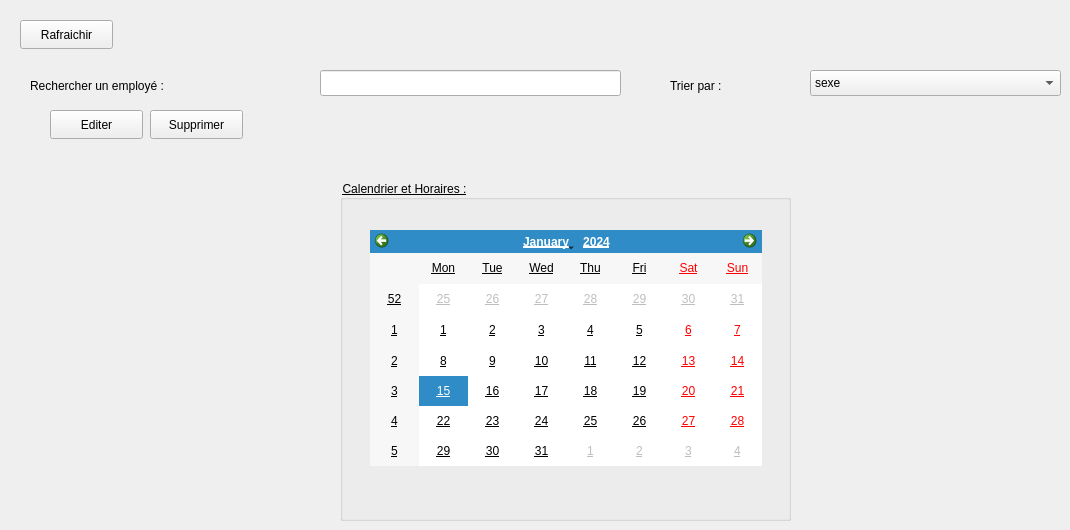
           <widget class="QWidget" name="tab_16">
            <attribute name="title">
             <string>Recherche</string>
            </attribute>
            <widget class="QLabel" name="label_8">
             <property name="geometry">
              <rect>
               <x>30</x>
               <y>70</y>
               <width>281</width>
               <height>31</height>
              </rect>
             </property>
             <property name="styleSheet">
              <string notr="true">font: 600 14pt &quot;Segoe UI&quot;;</string>
             </property>
             <property name="text">
              <string>Rechercher un employé :</string>
             </property>
            </widget>
            <widget class="QLineEdit" name="lineEdit_10">
             <property name="geometry">
              <rect>
               <x>320</x>
               <y>70</y>
               <width>301</width>
               <height>26</height>
              </rect>
             </property>
            </widget>
            <widget class="QLabel" name="label_9">
             <property name="geometry">
              <rect>
               <x>670</x>
               <y>70</y>
               <width>141</width>
               <height>31</height>
              </rect>
             </property>
             <property name="styleSheet">
              <string notr="true">font: 600 14pt &quot;Segoe UI&quot;;</string>
             </property>
             <property name="text">
              <string>Trier par :</string>
             </property>
            </widget>
            <widget class="QComboBox" name="comboBox">
             <property name="geometry">
              <rect>
               <x>810</x>
               <y>70</y>
               <width>251</width>
               <height>26</height>
              </rect>
             </property>
             <item>
              <property name="text">
               <string>sexe</string>
              </property>
             </item>
             <item>
              <property name="text">
               <string>date d'embauche</string>
              </property>
             </item>
             <item>
              <property name="text">
               <string>poste</string>
              </property>
             </item>
             <item>
              <property name="text">
               <string>salaire</string>
              </property>
             </item>
            </widget>
            <widget class="QPushButton" name="pushButton_11">
             <property name="geometry">
              <rect>
               <x>50</x>
               <y>110</y>
               <width>93</width>
               <height>29</height>
              </rect>
             </property>
             <property name="text">
              <string>Editer</string>
             </property>
            </widget>
            <widget class="QPushButton" name="pushButton_12">
             <property name="geometry">
              <rect>
               <x>20</x>
               <y>20</y>
               <width>93</width>
               <height>29</height>
              </rect>
             </property>
             <property name="text">
              <string>Rafraichir</string>
             </property>
            </widget>
            <widget class="QPushButton" name="pushButton_13">
             <property name="geometry">
              <rect>
               <x>150</x>
               <y>110</y>
               <width>93</width>
               <height>29</height>
              </rect>
             </property>
             <property name="text">
              <string>Supprimer</string>
             </property>
            </widget>
            <widget class="QGroupBox" name="groupBox">
             <property name="geometry">
              <rect>
               <x>340</x>
               <y>180</y>
               <width>451</width>
               <height>341</height>
              </rect>
             </property>
             <property name="styleSheet">
              <string notr="true">font: 700 11pt &quot;Segoe UI&quot;;
text-decoration: underline;</string>
             </property>
             <property name="title">
              <string>Calendrier et Horaires :</string>
             </property>
             <widget class="QCalendarWidget" name="calendarWidget">
              <property name="geometry">
               <rect>
                <x>30</x>
                <y>50</y>
                <width>392</width>
                <height>236</height>
               </rect>
              </property>
             </widget>
            </widget>
           </widget>
